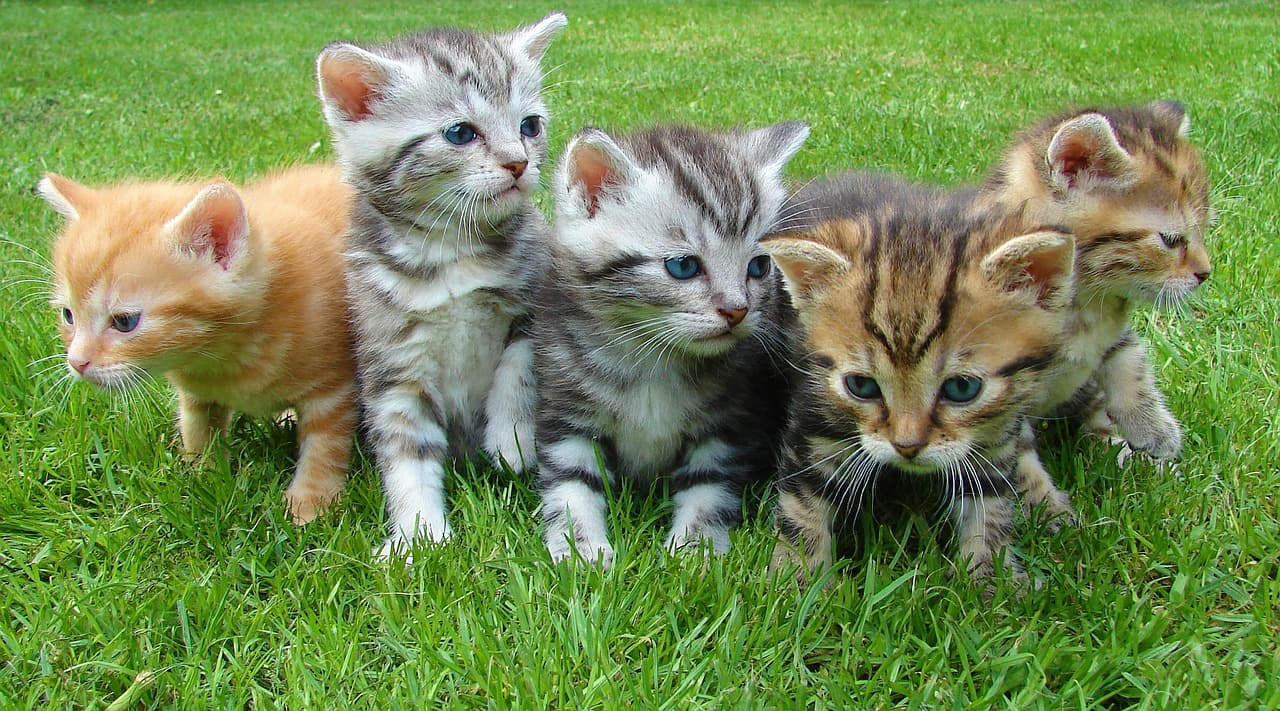
#> input picture photos/cat3.jpg, 1280 x 711 px
$ python opencv6.py
#> lines starting #> are read from the running program, lines starting #| are printed output that depends on the picture; after the words box and inside, x2 and y2 are one past the last pixel; in counts of white or black regions, pixels touching at a corner belong together
#  Contour detection

import cv2 as cv
import numpy as np

img = cv.imread('photos/cat3.jpg')
#> img is the input picture: shape (711, 1280, 3); mean B, G, R 81.5, 139.1, 114.9
cv.imshow('Cats', img)

blank = np.zeros(img.shape, dtype='uint8')
cv.imshow('Blank', blank)

gray = cv.cvtColor(img, cv.COLOR_BGR2GRAY)
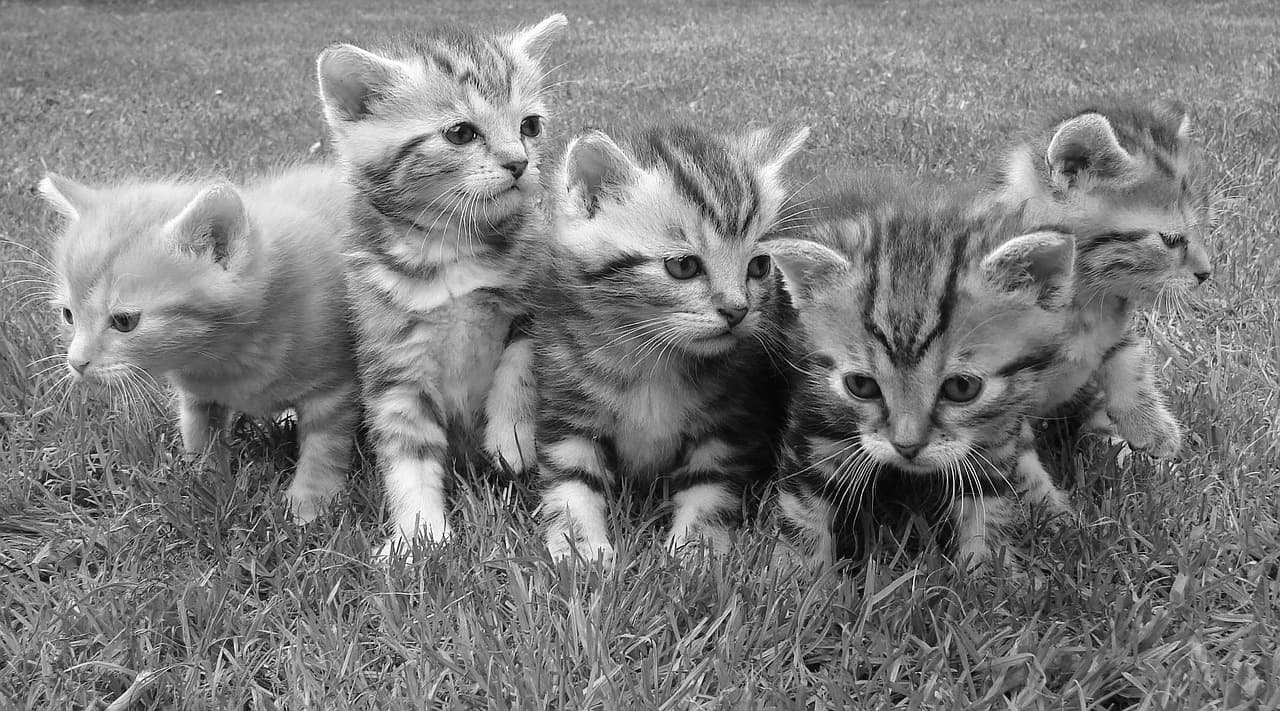
#> gray: shape (711, 1280); min 0, max 255, mean 125.3
cv.imshow('Cat_Gray', gray)

blur = cv.GaussianBlur(gray, (5,5), cv.BORDER_DEFAULT)
cv.imshow('cat_blur', blur)

canny = cv.Canny(img, 125, 175)
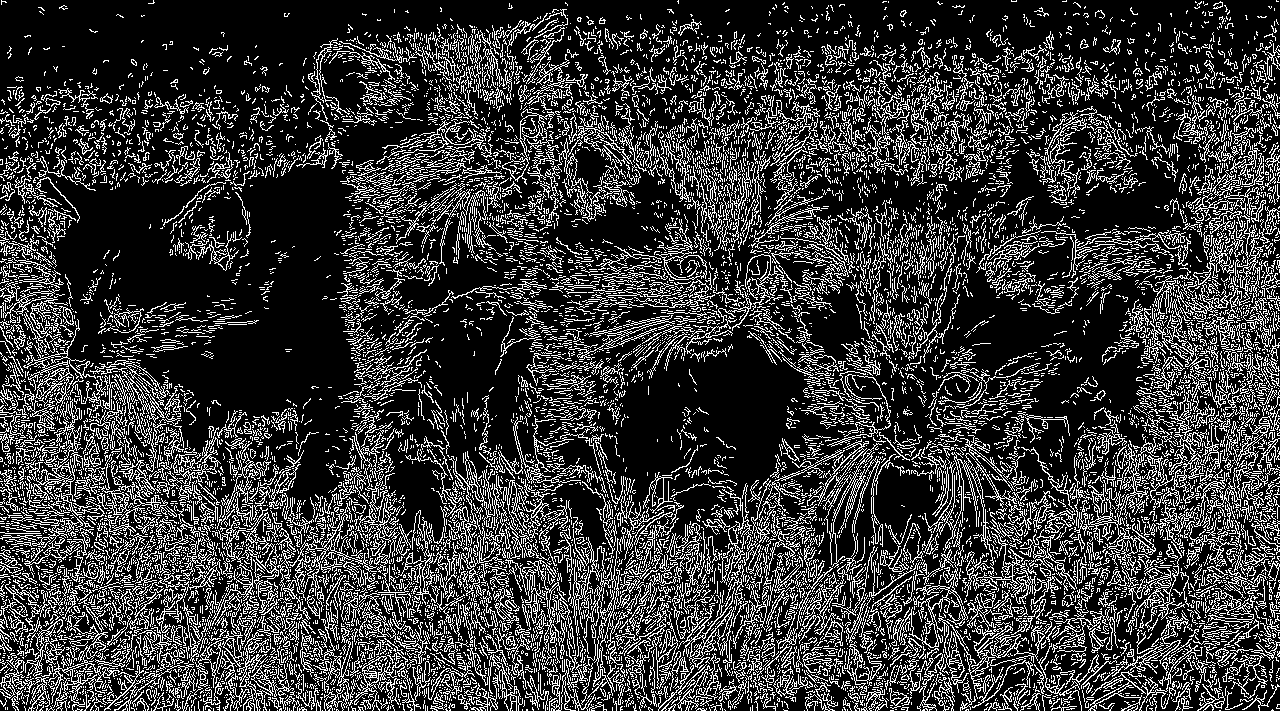
#> canny: shape (711, 1280); 22% white in thin lines or dots
cv.imshow('Cat_CannyEdges', canny)

# ret, thresh = cv.threshold(gray, 125, 255, cv.THRESH_BINARY)
# #pixel values below 125 becomes 0 and above 125 becomes 255
# cv.imshow('Cats_thresh', thresh)

contours, hierarchies = cv.findContours(blur, cv.RETR_LIST, cv.CHAIN_APPROX_SIMPLE)
#> contours = [[[0, 0], [0, 710], [1279, 710], [1279, 0]]]
print(f'{len(contours)} contours(s) found')
#| 1 contours(s) found

cv.drawContours(blank, contours, -1, (0,0,255), 1)
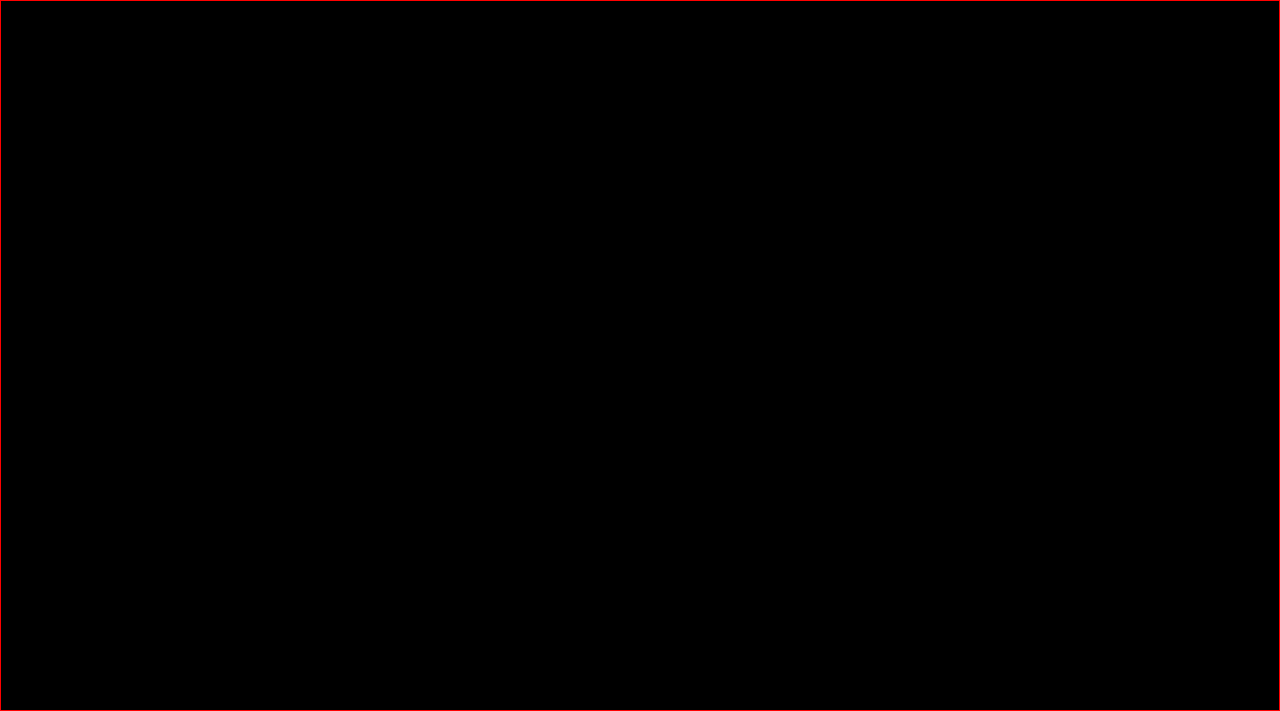
#> blank: shape (711, 1280, 3); mean of channels 0, 1, 2 0, 0, 1.1; drawn as B, G, R
cv.imshow('Contours_drawn', blank)


cv.waitKey(0)

$ run again, with photos/cat1.jpg copied over photos/cat3.jpg
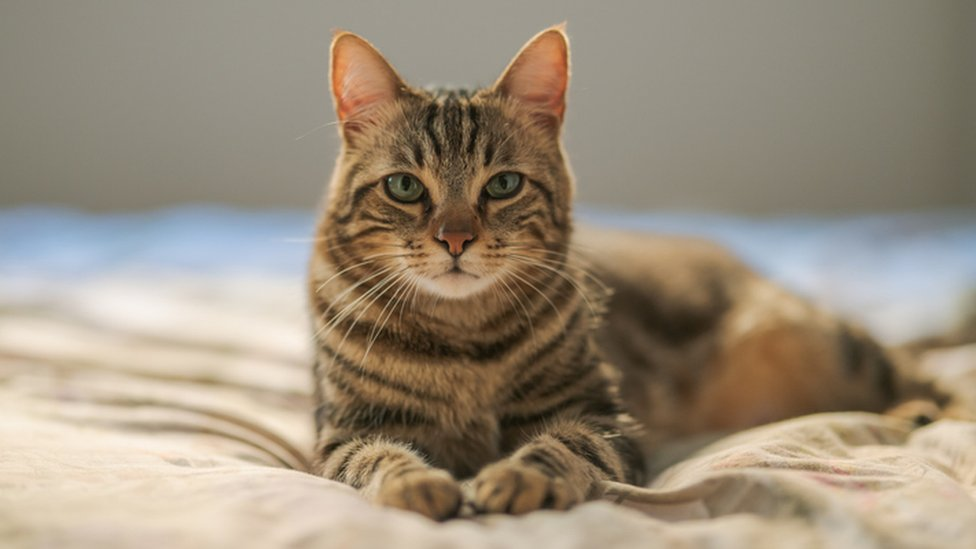
#> input picture photos/cat1.jpg, 976 x 549 px
#> img is the input picture: shape (549, 976, 3); mean B, G, R 124.7, 142.7, 155.3
#> `canny = cv.Canny(img, 125, 175)`:
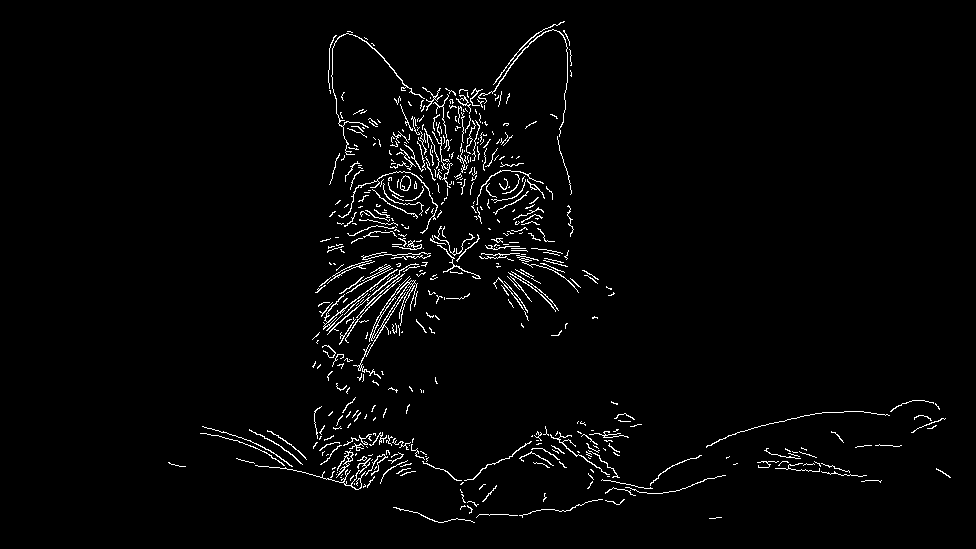
#> canny: shape (549, 976); 2.4% white in thin lines or dots, all inside (x1, y1, x2, y2) = (168, 21, 951, 523)
#> contours = [[[0, 0], [0, 548], [975, 548], [975, 0]]]
#| 1 contours(s) found
#> `cv.drawContours(blank, contours, -1, (0,0,255), 1)`:
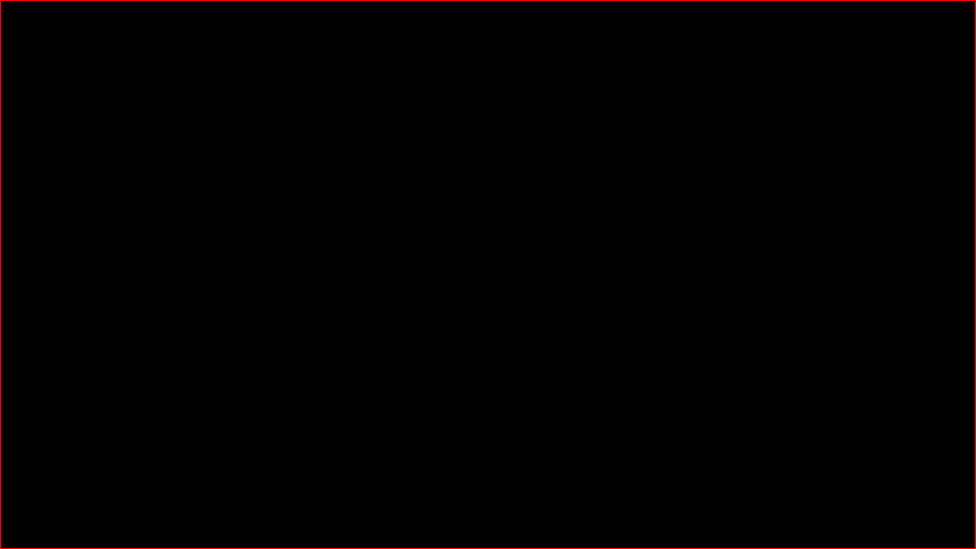
#> blank: shape (549, 976, 3); mean of channels 0, 1, 2 0, 0, 1.4; drawn as B, G, R

$ run again, with photos/cat2.jpg copied over photos/cat3.jpg
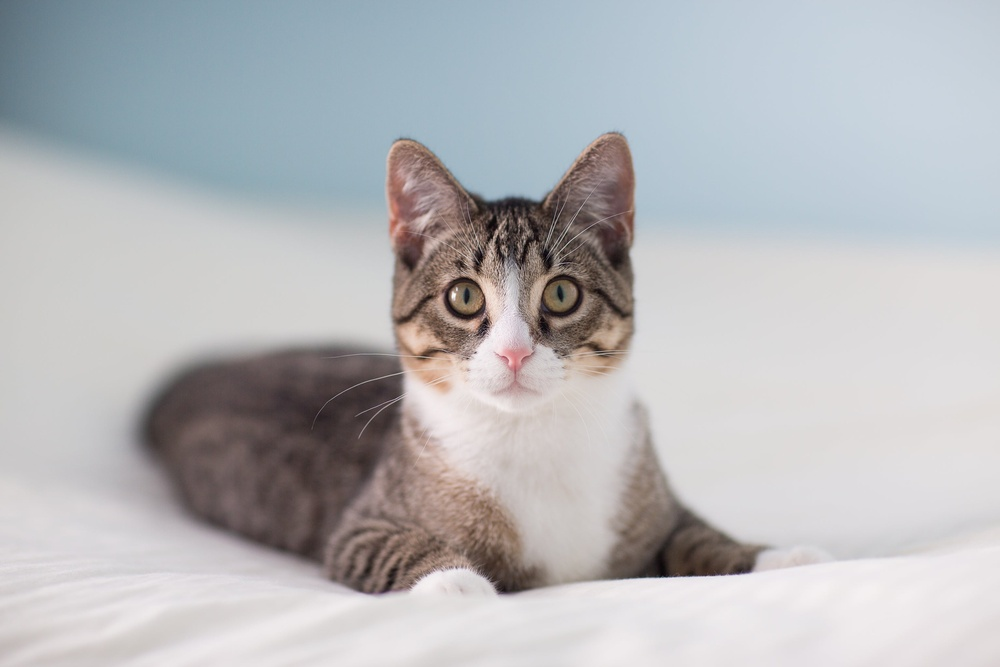
#> input picture photos/cat2.jpg, 1000 x 667 px, shrunk from 3072 x 2048 before the run
#> img is the input picture: shape (667, 1000, 3); mean B, G, R 186.2, 183.5, 182.8
#> `canny = cv.Canny(img, 125, 175)`:
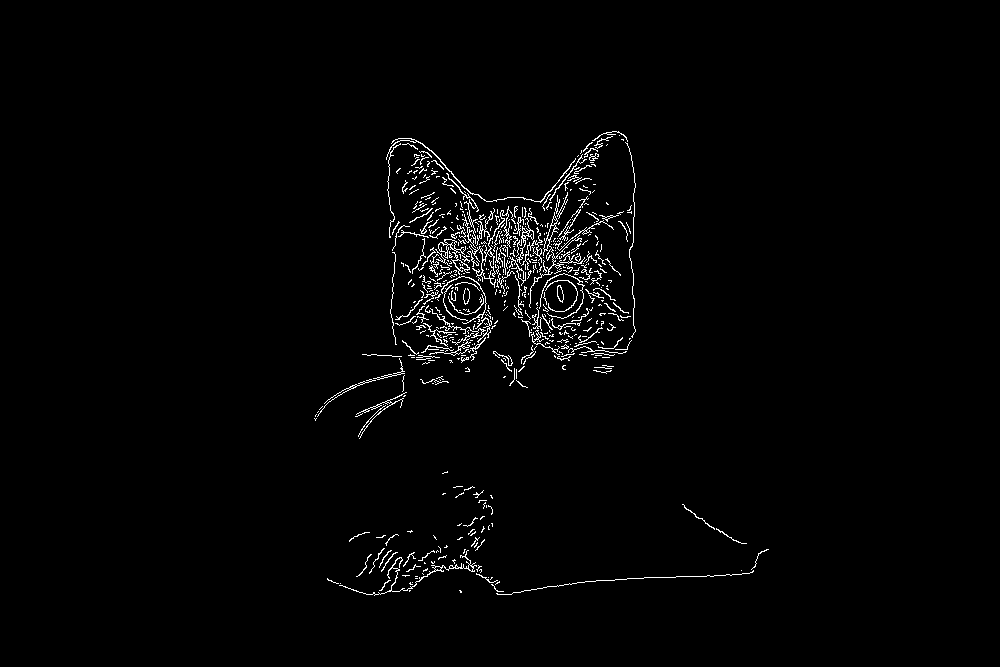
#> canny: shape (667, 1000); 1.6% white in thin lines or dots, all inside (x1, y1, x2, y2) = (314, 131, 769, 596)
#> contours = [[[0, 0], [0, 666], [999, 666], [999, 0]]]
#| 1 contours(s) found
#> `cv.drawContours(blank, contours, -1, (0,0,255), 1)`:
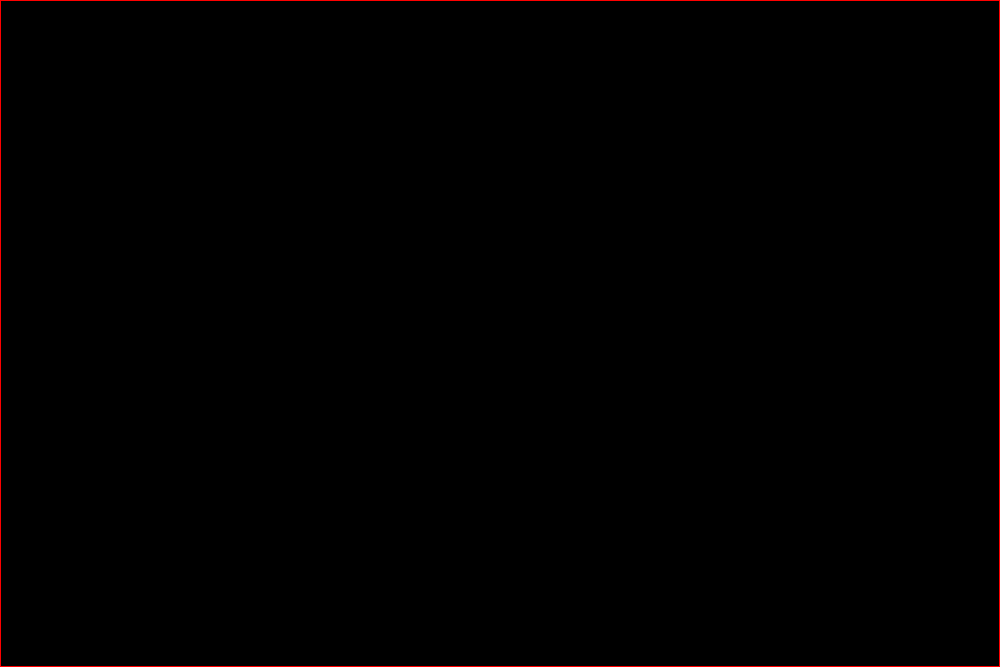
#> blank: shape (667, 1000, 3); mean of channels 0, 1, 2 0, 0, 1.3; drawn as B, G, R

$ run again, with photos/group1.jpg copied over photos/cat3.jpg
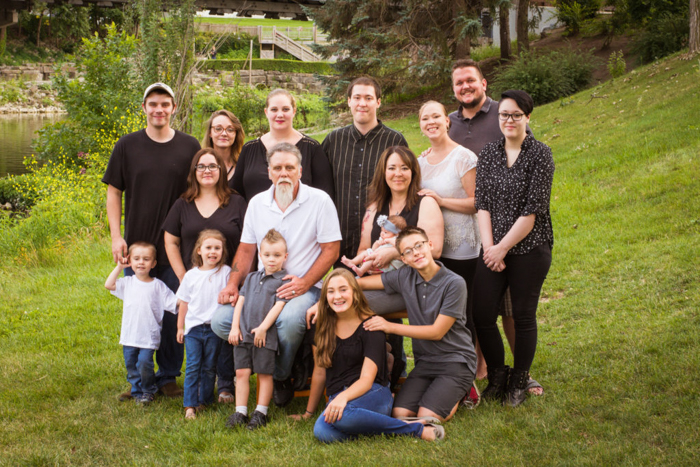
#> input picture photos/group1.jpg, 700 x 467 px
#> img is the input picture: shape (467, 700, 3); mean B, G, R 66.8, 109.9, 118.9
#> `canny = cv.Canny(img, 125, 175)`:
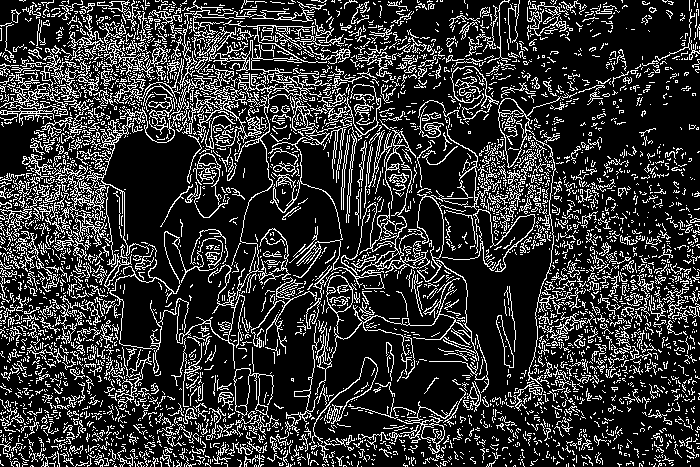
#> canny: shape (467, 700); 20% white in thin lines or dots
#> contours = [[[0, 0], [0, 466], [699, 466], [699, 0]]]
#| 1 contours(s) found
#> `cv.drawContours(blank, contours, -1, (0,0,255), 1)`:
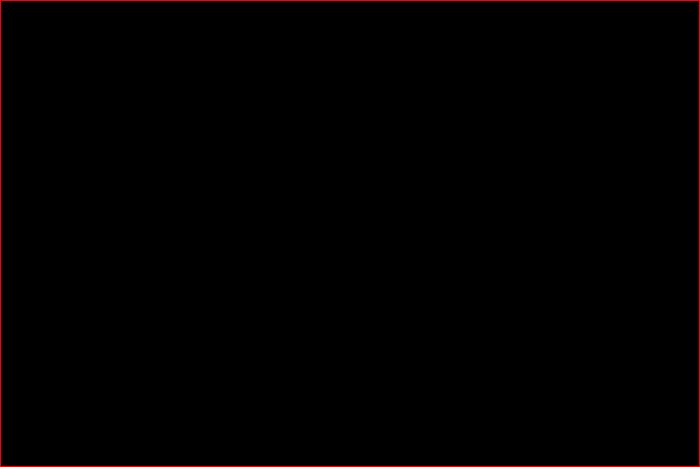
#> blank: shape (467, 700, 3); mean of channels 0, 1, 2 0, 0, 1.8; drawn as B, G, R
